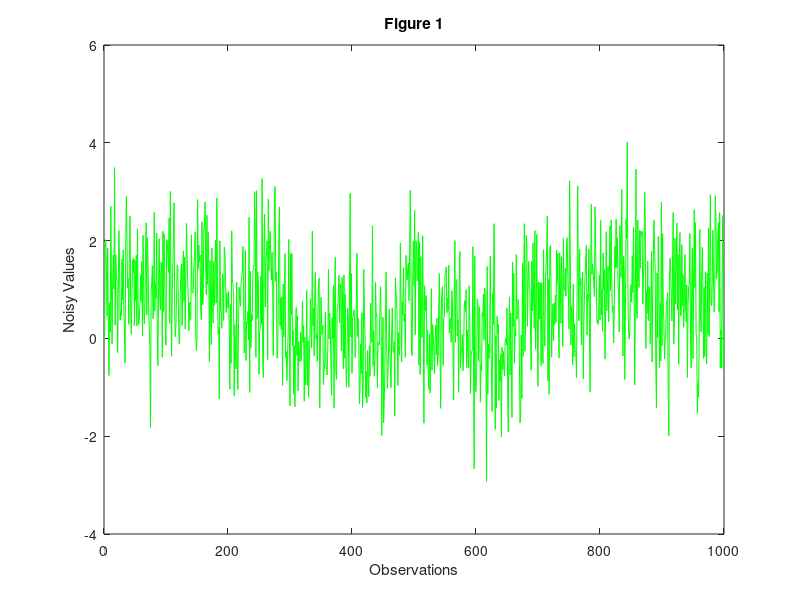
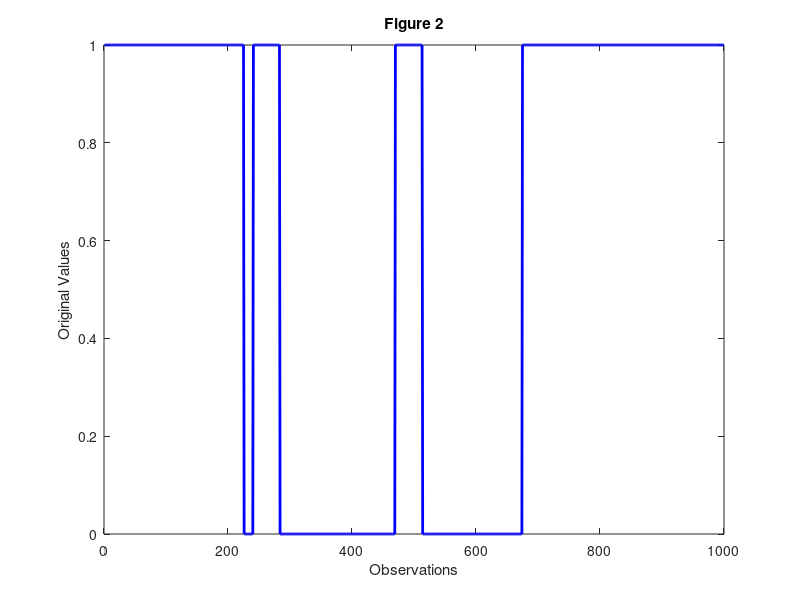
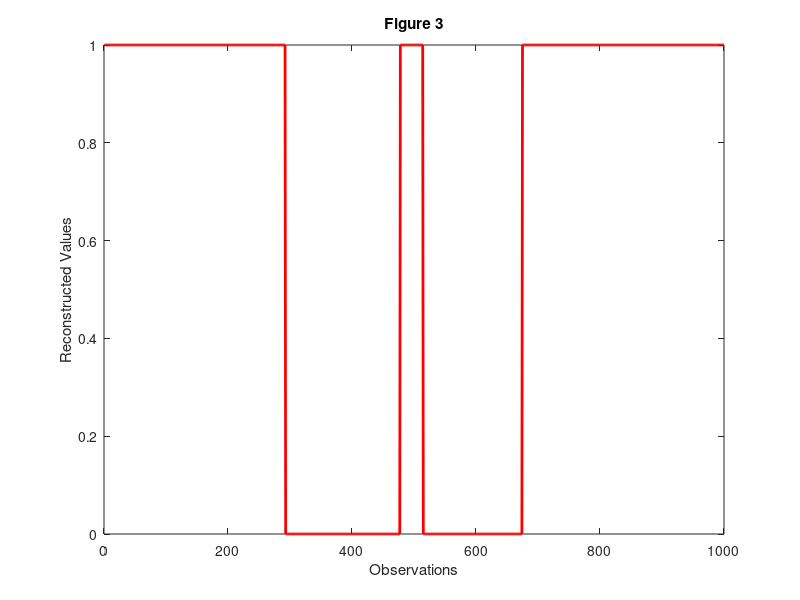
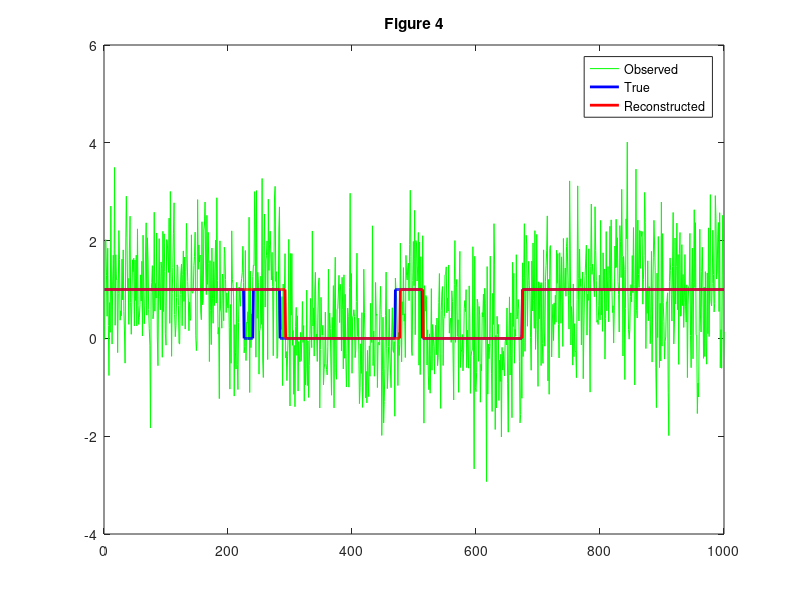

These charts were generated, in order, by the following MATLAB code:
%%%%%%%%%%%%%%%%%%%%%%%%%%%%%%%%%%%%%%%%%%%%%%%%%%%%%%%%%%%%%%%%%%%%%%%%%%%
%%%%%%%%%%%%%%%%%%%%%%%%%%%% Final Project %%%%%%%%%%%%%%%%%%%%%%%%%%%%%%%%
%%%%%%%%%%%%%%%%%%%%%%%%%%%%%%%%%%%%%%%%%%%%%%%%%%%%%%%%%%%%%%%%%%%%%%%%%%%

clear
clc

N = 1000;
sigma = 1;
p = .99;

for i = 1:5
    
    %%%% Generate Initial Value of x
    x(1) = (rand < .5);
    
    %%%% Generate Remaining Values of x
    for j = 2:N
        if rand < p
            x(j) = x(j-1);
        else
            x(j) = 1-x(j-1);
        end
    end
    
    %%%% Generate Noisy Observations
    for k =1:N
        y(k) = x(k)+normrnd(0,sigma);
    end
    
    %%%%%%%%%%%%%%%%%%%%%%%%%%%%%%%%%%%%%%%%%%%%%%%%%%%%%%%%%%%%%%%%%%%%%%%%%%%
    %%%%%%%%%%%%%%%%%%%%%%%%%%%%% Pseudo Code %%%%%%%%%%%%%%%%%%%%%%%%%%%%%%%%%
    %%%%%%%%%%%%%%%%%%%%%%%%%%%%%%%%%%%%%%%%%%%%%%%%%%%%%%%%%%%%%%%%%%%%%%%%%%%
    
    %%% Step 1
    
    s(1,1) = -(y(1)^2)/(2*sigma^2);
    s(1,2) =-((y(1)-1)^2)/(2*sigma^2);
    
    %%% Step 2
    
    for k = 2:N
        for j = 1:2
            h(1) = s(k-1,1) - .5/sigma^2*(y(k)-(j-1))^2 + log((j==1)*p + (j==2)*(1-p)); %sum from 1 to k for x(k-1) = 0
            h(2) = s(k-1,2) - .5/sigma^2*(y(k)-(j-1))^2 + log((j==2)*p + (j==1)*(1-p)); %sum from 1 to k for x(k-1) = 1
            
            if h(1) > h(2)
                b(k,j) = 0;
                s(k,j) = h(1);
            else
                b(k,j) = 1;
                s(k,j) = h(2);
            end
        end
    end
    
    %%% Step 3
    
    z(N) = (s(N,1) < s(N,2));
    for k=N-1:-1:1
        z(k) = b(k+1,z(k+1)+1);
    end
    
    for k = 1:1000
        if z(k) == x(k)
            S(k) = 1;
        else
            S(k) = 0;
        end
        s = sum(S);
    end
    
    success(i) = s/N
    average1 = mean(success)
end





figure(4); clf; 
plot(1:N, y, 'g'); hold on;
plot(1:N, x, 'b', 'linewidth', 2);
plot(1:N, z, 'r', 'linewidth', 2);
legend('Observed', 'True', 'Reconstructed');
title('Figure 4')

figure(1); clf;
plot(1:N, y, 'g');
xlabel('Observations')
ylabel('Noisy Values')
title('Figure 1')

figure(2)
plot(1:N, x, 'b', 'linewidth', 2);
xlabel('Observations')
ylabel('Original Values')
title('Figure 2')

figure(3)
plot(1:N, z, 'r', 'linewidth', 2);
xlabel('Observations')
ylabel('Reconstructed Values')
title('Figure 3')




N = 1000;
sigma = 1;
p = [.9 .8 .7 .6];

for m = 1:4
    
    for i = 1:5
        
        %%%% Generate Initial Value of x
        x(1) = (rand < .5);
        
        %%%% Generate Remaining Values of x
        for j = 2:N
            if rand < p(m)
                x(j) = x(j-1);
            else
                x(j) = 1-x(j-1);
            end
        end
        
        %%%% Generate Noisy Observations
        for k =1:N
            y(k) = x(k)+normrnd(0,sigma);
        end
        
        %%%%%%%%%%%%%%%%%%%%%%%%%%%%%%%%%%%%%%%%%%%%%%%%%%%%%%%%%%%%%%%%%%%%%%%%%%%
        %%%%%%%%%%%%%%%%%%%%%%%%%%%%% Pseudo Code %%%%%%%%%%%%%%%%%%%%%%%%%%%%%%%%%
        %%%%%%%%%%%%%%%%%%%%%%%%%%%%%%%%%%%%%%%%%%%%%%%%%%%%%%%%%%%%%%%%%%%%%%%%%%%
        
        %%% Step 1
        
        s(1,1) = -(y(1)^2)/(2*sigma^2);
        s(1,2) =-((y(1)-1)^2)/(2*sigma^2);
        
        %%% Step 2
        
        for k = 2:N
            for j = 1:2
                h(1) = s(k-1,1) - .5/sigma^2*(y(k)-(j-1))^2 + log((j==1)*p(m) + (j==2)*(1-p(m))); %sum from 1 to k for x(k-1) = 0
                h(2) = s(k-1,2) - .5/sigma^2*(y(k)-(j-1))^2 + log((j==2)*p(m) + (j==1)*(1-p(m))); %sum from 1 to k for x(k-1) = 1
                
                if h(1) > h(2)
                    b(k,j) = 0;
                    s(k,j) = h(1);
                else
                    b(k,j) = 1;
                    s(k,j) = h(2);
                end
            end
        end
        
        %%% Step 3
        
        z(N) = (s(N,1) < s(N,2));
        for k=N-1:-1:1
            z(k) = b(k+1,z(k+1)+1);
        end
        
        for k = 1:1000
            if z(k) == x(k)
                S(k) = 1;
            else
                S(k) = 0;
            end
            s = sum(S);
        end
        
        success(i) = s/N;
    end
    average2(m) = mean(success);
end

figure(5)
plot(average2)
ylabel('Success Rate')
xlabel('Values of p')
title('Figure 5')



N = 1000;
sigma = [.5 1 2 5];
p = .99;

for m = 1:4
    
    for i = 1:5
        
        %%%% Generate Initial Value of x
        x(1) = (rand < .5);
        
        %%%% Generate Remaining Values of x
        for j = 2:N
            if rand < p
                x(j) = x(j-1);
            else
                x(j) = 1-x(j-1);
            end
        end
        
        %%%% Generate Noisy Observations
        for k =1:N
            y(k) = x(k)+normrnd(0,sigma(m));
        end
        
        %%%%%%%%%%%%%%%%%%%%%%%%%%%%%%%%%%%%%%%%%%%%%%%%%%%%%%%%%%%%%%%%%%%%%%%%%%%
        %%%%%%%%%%%%%%%%%%%%%%%%%%%%% Pseudo Code %%%%%%%%%%%%%%%%%%%%%%%%%%%%%%%%%
        %%%%%%%%%%%%%%%%%%%%%%%%%%%%%%%%%%%%%%%%%%%%%%%%%%%%%%%%%%%%%%%%%%%%%%%%%%%
        
        %%% Step 1
        
        s(1,1) = -(y(1)^2)/(2*sigma(m)^2);
        s(1,2) =-((y(1)-1)^2)/(2*sigma(m)^2);
        
        %%% Step 2
        
        for k = 2:N
            for j = 1:2
                h(1) = s(k-1,1) - .5/sigma(m)^2*(y(k)-(j-1))^2 + log((j==1)*p + (j==2)*(1-p)); %sum from 1 to k for x(k-1) = 0
                h(2) = s(k-1,2) - .5/sigma(m)^2*(y(k)-(j-1))^2 + log((j==2)*p + (j==1)*(1-p)); %sum from 1 to k for x(k-1) = 1
                
                if h(1) > h(2)
                    b(k,j) = 0;
                    s(k,j) = h(1);
                else
                    b(k,j) = 1;
                    s(k,j) = h(2);
                end
            end
        end
        
        %%% Step 3
        
        z(N) = (s(N,1) < s(N,2));
        for k=N-1:-1:1
            z(k) = b(k+1,z(k+1)+1);
        end
        
        for k = 1:1000
            if z(k) == x(k)
                S(k) = 1;
            else
                S(k) = 0;
            end
            s = sum(S);
        end
        
        success(i) = s/N;
    end
    average3(m) = mean(success);
end

figure(6)
plot(average3)
ylabel('Success Rate')
xlabel('Values of Sigma^2')
title('Figure 6')

